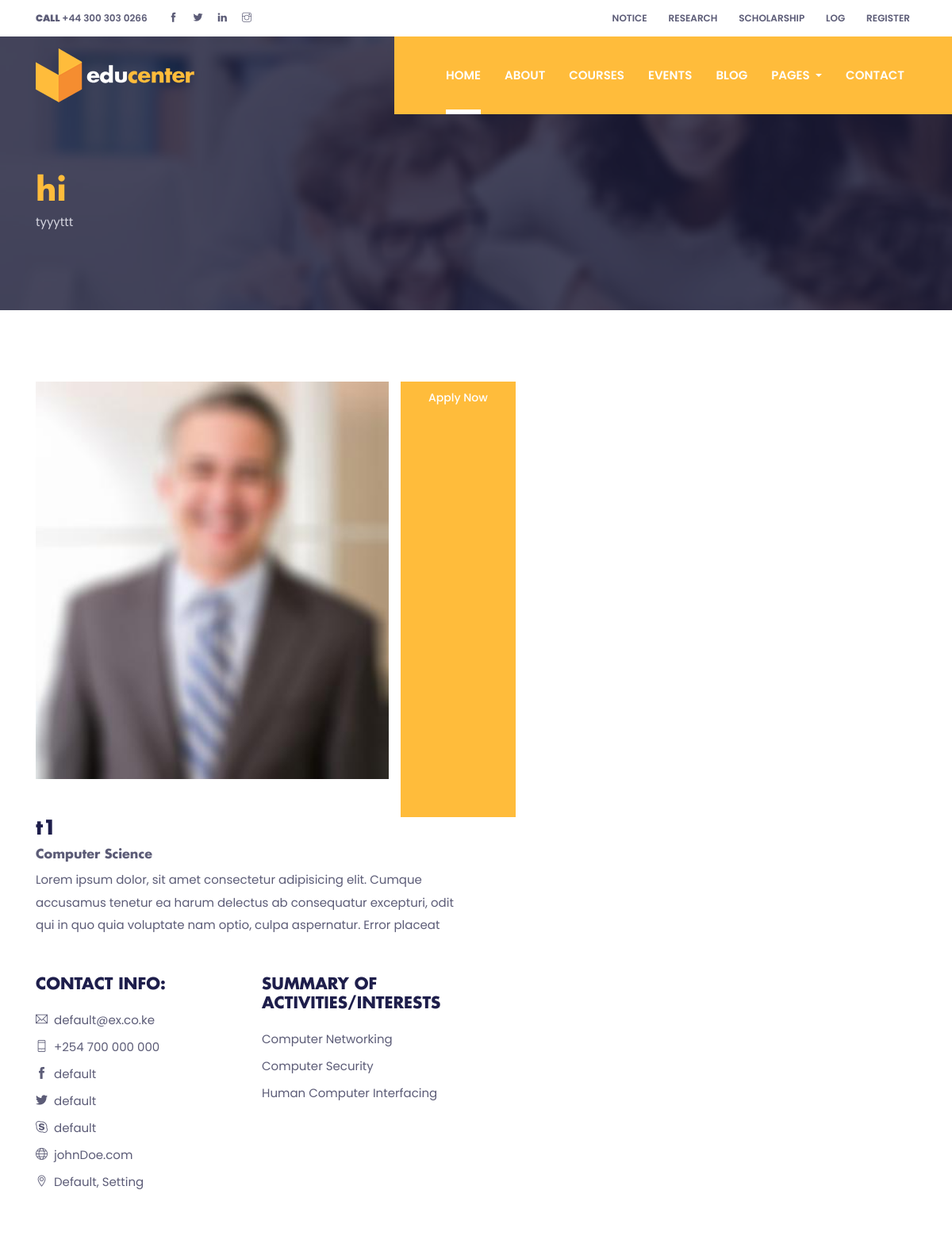
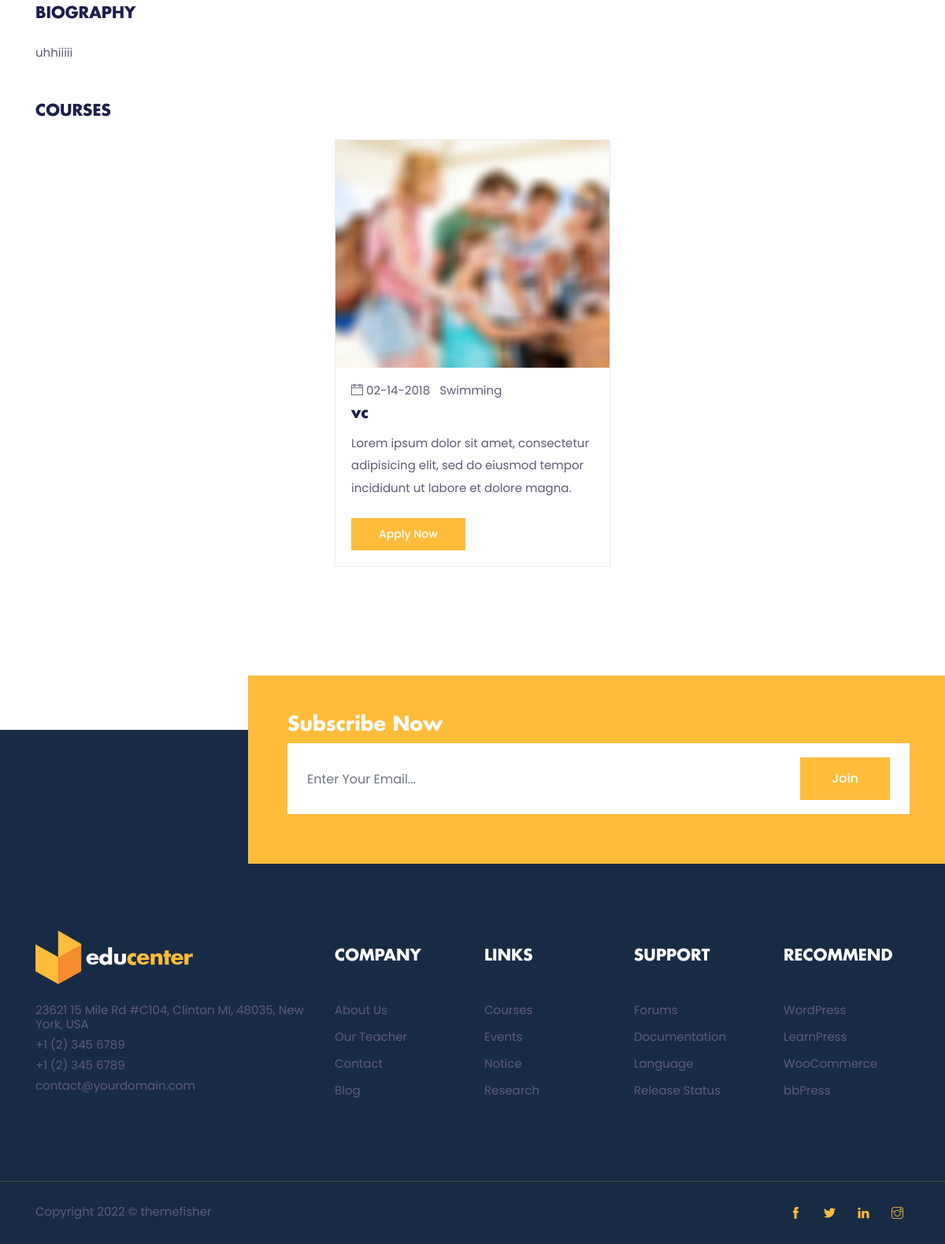
/educenter/teacher-single/1, run on the app's committed database (2 pictures, top to bottom).
### educenter/models.py (models this page shows)
class CommonInfo(models.Model):
    name = models.CharField(max_length=100, null=False)
    content = models.TextField(default='')
    header_about = models.ForeignKey('About', null=True, on_delete=models.CASCADE)
    class Meta:
        abstract = True
        ordering = ['id']
    def __str__(self):
        return self.name

class About(CommonInfo):
       header_about = None

class Teacher(CommonInfo):
    education = models.CharField(max_length=255)
    summary = models.CharField(max_length=255)
    t_interest = models.ManyToManyField('Interest')
    email = models.EmailField(default='default@ex.co.ke')
    phone = models.CharField(max_length=50, default='+254 700 000 000')
    social_media = models.CharField(max_length=50, default='default')
    address = models.CharField(max_length=100, default='Default, Setting')
    t_courses = models.ManyToManyField('Course')
    image_url = models.ImageField(upload_to='images/teachers/', null=True)

class Course(CommonInfo):
    c_length = models.IntegerField()
    c_duration = models.IntegerField()
    c_requirement = models.ManyToManyField('Requirement')
    c_teacher = models.ForeignKey('Teacher', on_delete=models.SET_NULL, null=True)
    c_school = models.ForeignKey('School', on_delete=models.CASCADE)
    fees = models.FloatField(null=True, blank=True)
    funding = models.TextField(null=True, blank=True)
    image_url = models.ImageField(upload_to='images/courses/', null=True)

class School(CommonInfo):
    content = None
    header_about = None

### educenter/views.py (the view)
class CustomDetail(DetailView):
    def get_context_data(self, **kwargs):
        try:
            context = super().get_context_data(**kwargs)
            context['blog_reccommend'] = Blog.objects.filter(post_date__lt=date(2022,4,21))
            context['event_reccommend'] = Event.objects.filter(id__lt=4)
            context['title'] = self.object.header_about
            context['course_reccommend'] = Course.objects.filter(Q(c_school=self.object.c_school)&~Q(id=self.object.id))
        except AttributeError:
            pass
        return context

### templates/educenter/core/teacher-single.html
{% extends 'educenter/core/base.html' %}
{% load static %}
{% block content %}
{% include 'educenter/core/common/title.html' %}
<section class="section">
  <div class="container">
    <div class="row">
      <div class="col-md-5 mb-5">
        <img class="img-fluid w-100" src="{{object.image_url.url}}" alt="teacher">
      </div>
                  <a href="{% url 'user:course-single' object.id %}" class="btn btn-primary btn-sm">Apply now</a>
      <div class="col-md-6 mb-5">
        <h3>{{object.name}}</h3>
        <h6 class="text-color">{{object.education}}</h6>
        <p class="mb-5">{{object.summary | slice:"0:200"}}</p>
        <div class="row">
          <div class="col-md-6 mb-5 mb-md-0">
            <h4 class="mb-4">CONTACT INFO:</h4>
            <ul class="list-unstyled">
              <li class="mb-3"><a class="text-color" href="mailto:johndoe@email.com"><i class="ti-email mr-2"></i>{{object.email}}</a></li>
              <li class="mb-3"><a class="text-color" href="callto:+120345876"><i class="ti-mobile mr-2"></i>{{object.phone}}</a></li>
              <li class="mb-3"><a class="text-color" href="#"><i class="ti-facebook mr-2"></i>{{object.social_media}}</a></li>
              <li class="mb-3"><a class="text-color" href="#"><i class="ti-twitter-alt mr-2"></i>{{object.social_media}}</a></li>
              <li class="mb-3"><a class="text-color" href="#"><i class="ti-skype mr-2"></i>{{object.social_media}}</a></li>
              <li class="mb-3"><a class="text-color" href="#"><i class="ti-world mr-2"></i>johnDoe.com</a></li>
              <li class="mb-3"><a class="text-color" href="#"><i class="ti-location-pin mr-2"></i>{{object.address}}</a></li>
            </ul>
          </div>
          <div class="col-md-6">
            <h4 class="mb-4">SUMMARY OF ACTIVITIES/INTERESTS</h4>
            <ul class="list-unstyled">
              <li class="mb-3">Computer Networking</li>
              <li class="mb-3">Computer Security</li>
              <li class="mb-3">Human Computer Interfacing</li>
            </ul>
          </div>
        </div>
      </div>
      <div class="col-12">
        <h4 class="mb-4">BIOGRAPHY</h4>
        <p class="mb-5">{{object.content | slice:"0:600"}}</p>
      </div>
    </div>
    <div class="row justify-content-center">
      <div class="col-12">
        <h4 class="mb-4">COURSES</h4>
      </div>
      {% for c in object.t_courses.all %}
      <div class="col-lg-4 col-sm-6 mb-5">
        <div class="card p-0 border-primary rounded-0 hover-shadow">
          <img class="card-img-top rounded-0" src="{{c.image_url.url}}" alt="course thumb">
          <div class="card-body">
            <ul class="list-inline mb-2">
              <li class="list-inline-item"><i class="ti-calendar mr-1 text-color"></i>02-14-2018</li>
              <li class="list-inline-item"><a class="text-color" href="#">{{c.c_school}}</a></li>
            </ul>
            <a href="{% url 'user:course-single' object.id %}">
              <h4 class="card-title">{{c.name}}</h4>
            </a>
            <p class="card-text mb-4"> Lorem ipsum dolor sit amet, consectetur adipisicing elit, sed do eiusmod tempor
              incididunt ut labore et dolore magna.</p>
            <a href="{% url 'user:course-single' object.id %}" class="btn btn-primary btn-sm">Apply now</a>
          </div>
        </div>
      </div>
      {% endfor %}
    </div>
  </div>
</section>
{% endblock content %}

### templates/educenter/core/base.html (shortened to what this page needs)
educenter/{% load static %}
<!DOCTYPE html>
<html lang="en">
<head>
    <head>
        <link rel="stylesheet" href=" {% static 'plugins/bootstrap/bootstrap.min.css' %} ">
        <link rel="stylesheet" href="{% static 'plugins/slick/slick.css' %}">
        <link rel="stylesheet" href="{% static 'plugins/themify-icons/themify-icons.css' %}">
        <link rel="stylesheet" href="{% static 'plugins/animate/animate.css' %}">
        <link rel="stylesheet" href="{% static 'plugins/aos/aos.css' %}">
        <link rel="stylesheet" href="{% static 'plugins/venobox/venobox.css' %}">
        <link href="{% static 'educenter/css/style.css' %}" rel="stylesheet">
    </head>
</head>
<body>
{% if plat == 'be' %}
{% include "educenter/be/header.html" %}
{% else %}
{% include "educenter/core/base/header.html" %}
{% endif %}
{% block content %}{% endblock content %}
{% include "educenter/core/base/footer.html" %}
</body>
</html>

### templates/educenter/core/base/header.html (shortened to what this page needs)
{% load static %}
{% block header %}
<header class="fixed-top header">
  <div class="top-header py-2 bg-white">
    <div class="container">
      <div class="row no-gutters">
        <div class="col-lg-4 text-center text-lg-left">
          <a class="text-color mr-3" href="callto:+443003030266"><strong>CALL</strong> +44 300 303 0266</a>
          <ul class="list-inline d-inline">
            <li class="list-inline-item mx-0"><a class="d-inline-block p-2 text-color" href="#"><i class="ti-facebook"></i></a></li>
            <li class="list-inline-item mx-0"><a class="d-inline-block p-2 text-color" href="#"><i class="ti-twitter-alt"></i></a></li>
            <li class="list-inline-item mx-0"><a class="d-inline-block p-2 text-color" href="#"><i class="ti-linkedin"></i></a></li>
            <li class="list-inline-item mx-0"><a class="d-inline-block p-2 text-color" href="#"><i class="ti-instagram"></i></a></li>
          </ul>
        </div>
        <div class="col-lg-8 text-center text-lg-right">
          <ul class="list-inline">
            <li class="list-inline-item"><a class="text-uppercase text-color p-sm-2 py-2 px-0 d-inline-block" href="{% url 'user:notice' %}">notice</a></li>
            <li class="list-inline-item"><a class="text-uppercase text-color p-sm-2 py-2 px-0 d-inline-block" href="{% url 'user:research' %}">research</a></li>
            <li class="list-inline-item"><a class="text-uppercase text-color p-sm-2 py-2 px-0 d-inline-block" href="{% url 'user:scholarship' %}">SCHOLARSHIP</a></li>
            {% if user.is_authenticated %}
            <li class="list-inline-item"><a class="text-uppercase text-color p-sm-2 py-2 px-0 d-inline-block" href="#" data-toggle="modal" data-target="#logoutModal">logout</a></li>
            <li class="list-inline-item"><a class="text-uppercase text-color p-sm-2 py-2 px-0 d-inline-block" href="{% url 'account:profile' %}">{{user}}</a></li>
            {% else %}
            <li class="list-inline-item"><a class="text-uppercase text-color p-sm-2 py-2 px-0 d-inline-block" href="#" data-toggle="modal" data-target="#loginModal">log</a></li>
            <li class="list-inline-item"><a class="text-uppercase text-color p-sm-2 py-2 px-0 d-inline-block" href="#" data-toggle="modal" data-target="#signupModal">register</a></li>
            {% endif %}
          </ul>
        </div>
      </div>
    </div>
  </div>
  <div class="navigation w-100">
    <div class="container">
      <nav class="navbar navbar-expand-lg navbar-dark p-0">
        <a class="navbar-brand" href="{% url 'user:home' %}"><img src="{% static 'images/logo-edu.png' %}" alt="logo"></a>
        <div class="collapse navbar-collapse" id="navigation">
          <ul class="navbar-nav ml-auto text-center">
            <li class="nav-item active">
              <a class="nav-link" href="{% url 'user:home' %}">Home</a>
            </li>
            <li class="nav-item @@about">
              <a class="nav-link" href="{% url 'user:about' %}">About</a>
            </li>
            <li class="nav-item @@courses">
              <a class="nav-link" href="{% url 'user:course' %}">COURSES</a>
            </li>
            <li class="nav-item @@events">
              <a class="nav-link" href="{% url 'user:event' %}">EVENTS</a>
            </li>
            <li class="nav-item @@blog">
              <a class="nav-link" href="{% url 'user:blog' %}">BLOG</a>
            </li>
            <li class="nav-item dropdown view">
              <a class="nav-link dropdown-toggle" href="#" id="navbarDropdown" role="button" data-toggle="dropdown"
                aria-haspopup="true" aria-expanded="false">
                Pages
              </a>
            </li>
            <li class="nav-item @@contact">
              <a class="nav-link" href="{% url 'user:contact' %}">CONTACT</a>
            </li>
          </ul>
        </div>
      </nav>
    </div>
  </div>
</header>
{% endblock header %}

### templates/account/modal.html (shortened to what this page needs)
{% load static %}

### templates/educenter/core/common/title.html (shortened to what this page needs)
{% load static %}
<section class="page-title-section overlay" data-background="{% static 'images/backgrounds/page-title.jpg'%}">
  <div class="container">
    <div class="row">
      <div class="col-md-8">
        <ul class="list-inline custom-breadcrumb">
          <li class="list-inline-item"><a class="h2 text-primary font-secondary" href="{% url 'user:about' %}">{{title.name}}</a></li>
        </ul>
        <p class="text-lighten">{{title.content}}</p>
      </div>
    </div>
  </div>
</section>

### templates/educenter/core/base/footer.html (shortened to what this page needs)
{% load static %}
<footer>
  <div class="newsletter">
    <div class="container">
      <div class="row">
        <div class="col-md-9 ml-auto bg-primary py-5 newsletter-block">
          <h3 class="text-white">Subscribe Now</h3>
          <form action="#">
            <div class="input-wrapper">
              <input type="email" class="form-control border-0" id="newsletter" name="newsletter" placeholder="Enter Your Email...">
              <button type="submit" value="send" class="btn btn-primary">Join</button>
            </div>
          </form>
        </div>
      </div>
    </div>
  </div>
  <div class="footer bg-footer section border-bottom">
    <div class="container">
      <div class="row">
        <div class="col-lg-4 col-sm-8 mb-5 mb-lg-0">
          <a class="logo-footer" href="{% url 'user:home' %}"><img class="img-fluid mb-4" src="{% static 'images/logo-edu.png'%}" alt="logo"></a>
          <ul class="list-unstyled">
            <li class="mb-2">23621 15 Mile Rd #C104, Clinton MI, 48035, New York, USA</li>
            <li class="mb-2">+1 (2) 345 6789</li>
            <li class="mb-2">+1 (2) 345 6789</li>
            <li class="mb-2">contact@yourdomain.com</li>
          </ul>
        </div>
        <div class="col-lg-2 col-md-3 col-sm-4 col-6 mb-5 mb-md-0">
          <h4 class="text-white mb-5">COMPANY</h4>
          <ul class="list-unstyled">
            <li class="mb-3"><a class="text-color" href="{% url 'user:about' %}">About Us</a></li>
            <li class="mb-3"><a class="text-color" href="{% url 'user:teacher' %}">Our Teacher</a></li>
            <li class="mb-3"><a class="text-color" href="{% url 'user:contact' %}">Contact</a></li>
            <li class="mb-3"><a class="text-color" href="{% url 'user:blog' %}">Blog</a></li>
          </ul>
        </div>
        <div class="col-lg-2 col-md-3 col-sm-4 col-6 mb-5 mb-md-0">
          <h4 class="text-white mb-5">LINKS</h4>
          <ul class="list-unstyled">
            <li class="mb-3"><a class="text-color" href="{% url 'user:course' %}">Courses</a></li>
            <li class="mb-3"><a class="text-color" href="{% url 'user:event' %}">Events</a></li>
            <li class="mb-3"><a class="text-color" href="{% url 'user:notice' %}">Notice</a></li>
            <li class="mb-3"><a class="text-color" href="{% url 'user:research' %}">Research</a></li>
          </ul>
        </div>
        <div class="col-lg-2 col-md-3 col-sm-4 col-6 mb-5 mb-md-0">
          <h4 class="text-white mb-5">SUPPORT</h4>
          <ul class="list-unstyled">
            <li class="mb-3"><a class="text-color" href="#">Forums</a></li>
            <li class="mb-3"><a class="text-color" href="#">Documentation</a></li>
            <li class="mb-3"><a class="text-color" href="#">Language</a></li>
            <li class="mb-3"><a class="text-color" href="#">Release Status</a></li>
          </ul>
        </div>
        <div class="col-lg-2 col-md-3 col-sm-4 col-6 mb-5 mb-md-0">
          <h4 class="text-white mb-5">RECOMMEND</h4>
          <ul class="list-unstyled">
            <li class="mb-3"><a class="text-color" href="#">WordPress</a></li>
            <li class="mb-3"><a class="text-color" href="#">LearnPress</a></li>
            <li class="mb-3"><a class="text-color" href="#">WooCommerce</a></li>
            <li class="mb-3"><a class="text-color" href="#">bbPress</a></li>
          </ul>
        </div>
      </div>
    </div>
  </div>
  <div class="copyright py-4 bg-footer">
    <div class="container">
      <div class="row">
        <div class="col-sm-7 text-sm-left text-center">
          <p class="mb-0">Copyright
            © themefisher</p>
        </div>
        <div class="col-sm-5 text-sm-right text-center">
          <ul class="list-inline">
            <li class="list-inline-item"><a class="d-inline-block p-2" href="#"><i class="ti-facebook text-primary"></i></a></li>
            <li class="list-inline-item"><a class="d-inline-block p-2" href="#"><i class="ti-twitter-alt text-primary"></i></a></li>
            <li class="list-inline-item"><a class="d-inline-block p-2" href="#"><i class="ti-linkedin text-primary"></i></a></li>
            <li class="list-inline-item"><a class="d-inline-block p-2" href="#"><i class="ti-instagram text-primary"></i></a></li>
          </ul>
        </div>
      </div>
    </div>
  </div>
</footer>

### data on the page
About: name "hi", content "tyyyttt"
Teacher: image_url (picture), name "t1", education "Computer Science", summary "Lorem ipsum dolor, sit amet consectetur adipisicing elit. Cumque accusamus tenetur ea harum delectus ab consequatur excepturi, odit qui in quo quia voluptate nam optio, culpa aspernatur. Error placeat", email "default@ex.co.ke", phone "+254 700 000 000", social_media "default", address "Default, Setting", content "uhhiiiii"
Course: image_url (picture), c_school "Swimming", name "vc"
